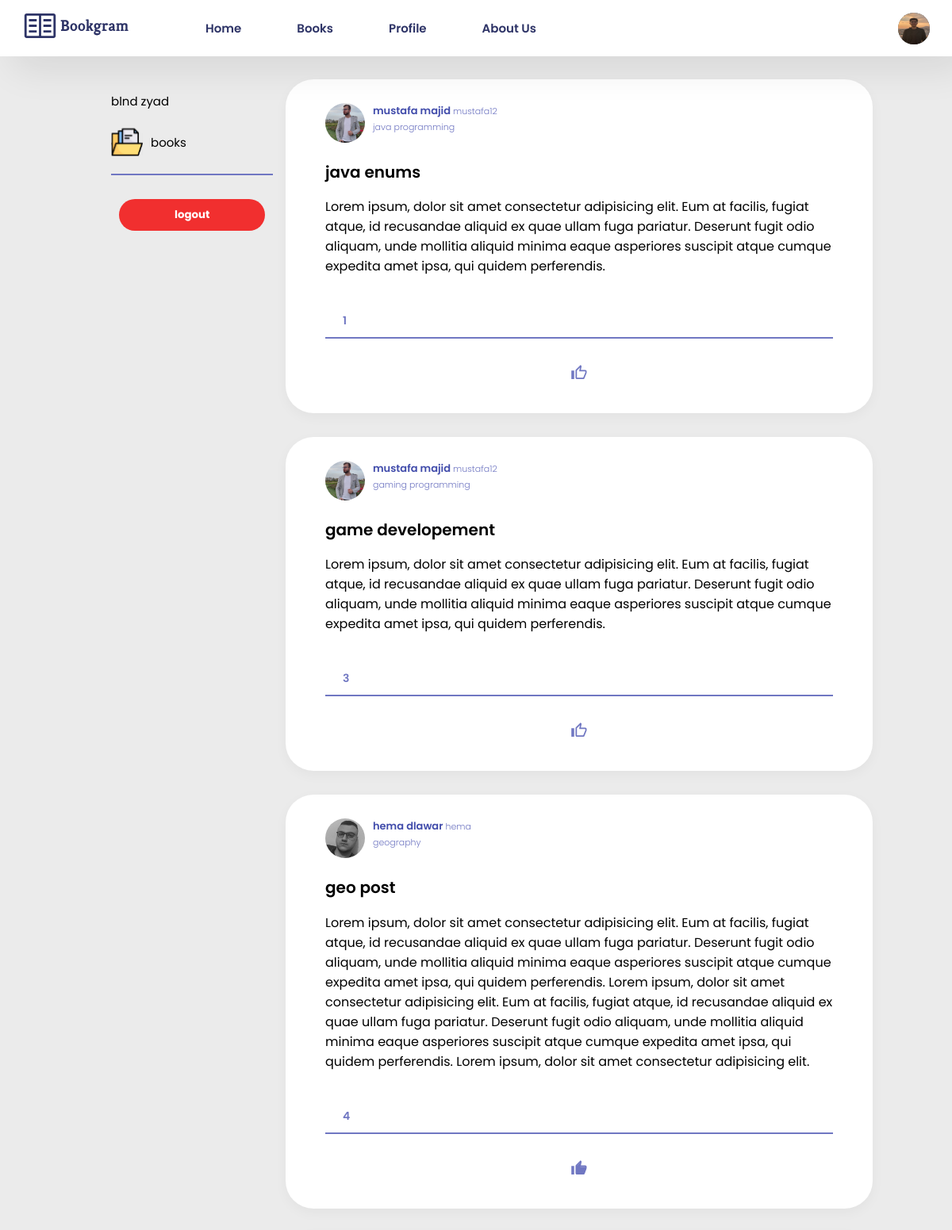
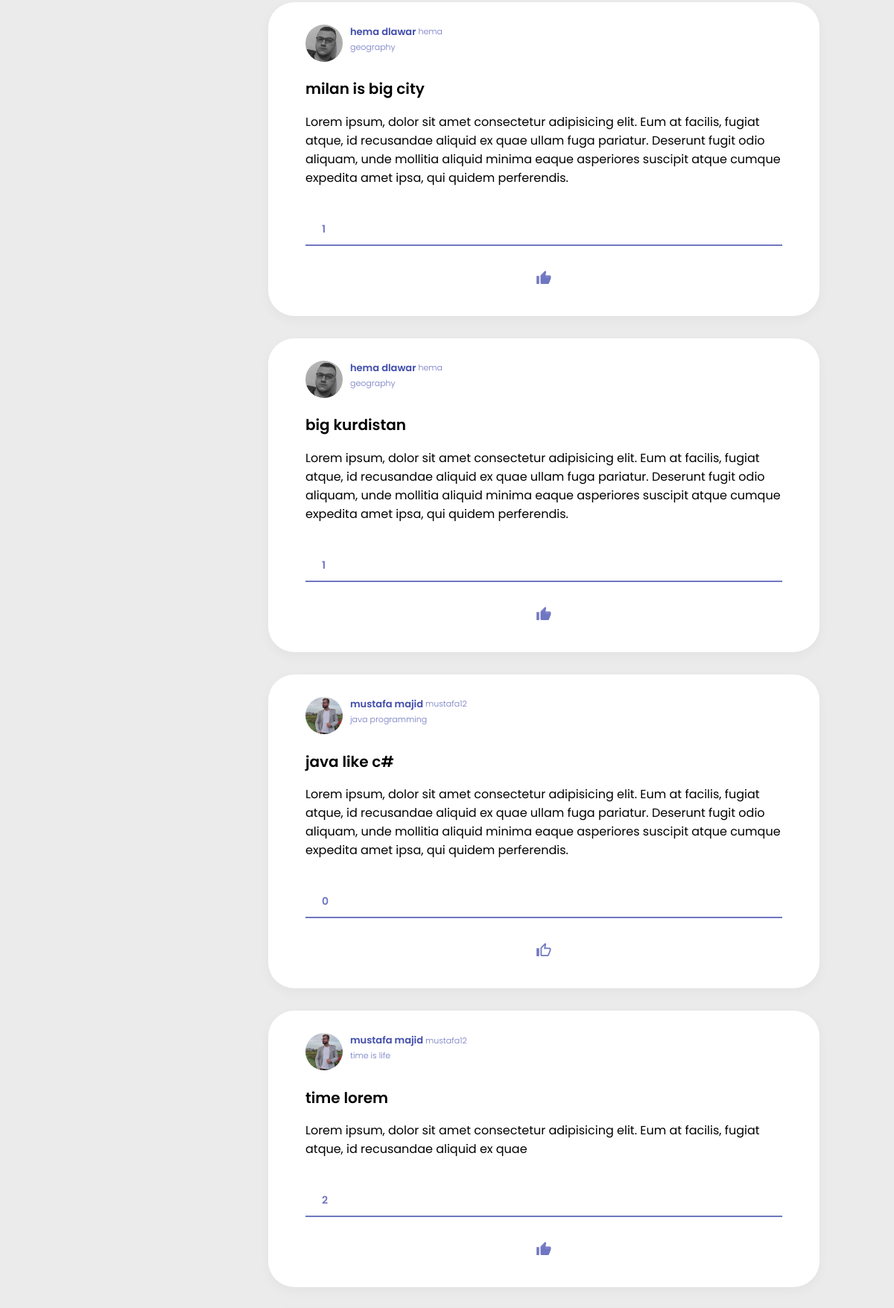
/pages/home.php (signed in, upper part), run on the app's committed database (2 pictures, top to bottom).
### tables this page shows
CREATE TABLE `posts` (
  `post_id` int(11) NOT NULL,
  `user_id` int(11) NOT NULL,
  `book_id` int(11) NOT NULL,
  `post_title` varchar(50) NOT NULL,
  `post_detail` varchar(2000) NOT NULL,
  `num_of_like` int(11) NOT NULL
);

CREATE TABLE `users` (
  `user_id` int(11) NOT NULL,
  `username` tinytext NOT NULL,
  `name` tinytext NOT NULL,
  `email` tinytext NOT NULL,
  `password` tinytext NOT NULL,
  `type` enum('writer','reader') NOT NULL,
  `profile_image` varchar(500) NOT NULL DEFAULT '../assets/addimage.svg'
);

CREATE TABLE `books` (
  `book_id` int(11) NOT NULL,
  `user_id` int(11) NOT NULL,
  `book_title` tinytext NOT NULL,
  `book_description` text NOT NULL,
  `image_path` text DEFAULT NULL,
  `num_of_posts` int(11) NOT NULL DEFAULT 0
);

### pages/home.php (the view, shortened to what this page needs)
<?php
include "../includes/navbar.php";
include '../includes/connection_to_sql.php';
if (isset($_SESSION["userdata"])) {
    $userdata = $_SESSION['userdata'];
}
$ui=$userdata['user_id'];
$sql = "SELECT u.profile_image, b.book_id, l.user_id, p.post_id, p.post_title, p.post_detail, p.num_of_like, u.username, u.name, b.book_title, l.is_liked
        FROM posts p
        JOIN users u ON u.user_id = p.user_id
        JOIN books b ON b.book_id = p.book_id
        LEFT JOIN likes l ON l.post_id = p.post_id AND l.user_id =$ui
        ORDER BY p.post_id DESC
        ";
$result = $conn->query($sql);
$data = array();
if ($result->num_rows > 0) {
    while ($row = $result->fetch_assoc()) {
        if(($row["is_liked"]==null)){
            array_push($data,array(
                'isliked'=>'../assets/like-user.svg',
                'username' => $row["username"],
                'image'=>$row['profile_image'],
                'book_id'=>$row['book_id'],
                'name' => $row['name'],
                'book-title' => $row['book_title'],
                'post-title' => $row['post_title'],
                'post-desc' => $row['post_detail'],
                'number-like' => $row['num_of_like'],
                'post_id'=>$row['post_id'],
                'number-comment' => 20
            ));
        } else{
            if($row['user_id']==$_SESSION['userdata']['user_id']&$row['is_liked']=='unlike'){
                array_push($data,array(
                    'isliked'=>'../assets/liked.svg',
                    'username' => $row["username"],
                'book_id'=>$row['book_id'],
                'image'=>$row['profile_image'],
                    'name' => $row['name'],
                    'book-title' => $row['book_title'],
                    'post-title' => $row['post_title'],
                    'post-desc' => $row['post_detail'],
                    'number-like' => $row['num_of_like'],
                    'post_id'=>$row['post_id'],
                    'number-comment' => 20
                ));
            }
        }
    }
};
?>
<!DOCTYPE html>
<html lang="en">
<head>
    <link rel="stylesheet" href="../styles/home.css?<?= time() ?>">
</head>
<body>
    <section class="container">
        <div class="side">
            <ul class="sidebar">
                <li>
                    <a href="profile.php"><?php echo $userdata['name'] ?></a>
                </li>
                <li>
                    <img class="img-sidebar" src="../assets/books.svg" alt="" srcset=""><a href="books.php">books</a>
                </li>
                <div class="hr"></div>
                <form action="home.php" method="post">
                    <input type="submit" value="logout" name="logout" class="log">
                </form>
            </ul>
        </div>
        <div class="home-feed">
            <?php
            for ($i = 0; $i < count($data); $i++) {
                echo "
                <div class='posts'>
                <div class='profile-info'>
                   <div class='info_pack'>
                    <img class=img-profile src=" . $data[$i]['image']  . " >
                    <div class=con-profile-data>
                    <div class=con-name-username>
                    <h3 class='name'>" . $data[$i]['name']  . "</h3>
                    <h4 class='username'>" . $data[$i]['username']  . "</h4>
                    </div>
                    <h4 class='username'>" . $data[$i]['book-title'] . "</h4>
                    </div>
                    </div>";
                  echo"  </div>
                    <div class='post-info'>
                    <h2 class='title'>" . $data[$i]['post-title'] . "</h2>
                    <p class='post-desc'>" . $data[$i]['post-desc'] . "</p>
                    </div>
                    <div class='reactions-info'>
                    <div class='like-num'>
                    <img class=like-reaction src=../assets/like-btn.svg >
                    " . $data[$i]['number-like'] . "</div>
                    <div class='comment-num'>" . $data[$i]['number-comment'] . " Comments</div>
                    </div>
                    <div class=hr> </div>
                    <div class='buttons'>
                    <form method='post'>
                    <input type='hidden' name='post_id' value='" . $data[$i]['post_id'] . "'>
                    <button type='submit' name='like' class='like'>
                    <img class='like-user' src='".$data[$i]['isliked']."'>
                    </button>
                    </form>
                    <div class='comment'>
                    <img class=like-user src=../assets/comment.svg >comment</div>
                    </div>
                    </div>
                    ";
                }
                ?>
        </div>
    </section>
</body>
</html>

### styles/navbar.css (style rules this page uses)
li { list-style: none !important; }

### styles/home.css (style rules this page uses)
body { margin: 0; padding: 0; box-sizing: border-box; font-family: "Poppins", sans-serif; }
form input.log { margin: 10px; padding: 10px 70px; background-color: rgb(241, 47, 47); border-radius: 45px; color: white; font-weight: bold; cursor: pointer; border: none; font-family: 'Poppins'; transition: 0.2s ease-in-out; }
.container { margin-top: 50px; display: flex; justify-content: flex-start; align-items: flex-start; padding: 50px 100px; min-height: 100vh; background-color: #ebebeb; }
.like { background-color: transparent; color: white; padding: 12px 20px; border: none; border-radius: 4px; cursor: pointer; }
.img-sidebar { width: 40px; object-fit: contain; }
li { display: flex; align-items: center; justify-content: flex-start; gap: 10px; }
a { color: black; text-decoration: none; font-size: 15px; }
.hr { background-color: #7077c2; width: 100%; height: 2px; }
.side { display: flex; width: 30%; }
.sidebar { position: fixed; display: flex; flex-direction: column; gap: 20px; }
.home-feed { display: flex; justify-content: flex-start; align-items: flex-start; gap: 30px; flex-direction: column; }
.posts { background-color: #fff; border-radius: 35px; display: flex; flex-direction: column; justify-content: flex-start; align-items: flex-start; padding: 30px 50px; max-width: 640px; min-width: 640px; min-height: 310px; box-shadow: 0 5px 16px rgba(0, 0, 0, 0.04); }
.img-profile { object-fit: cover; height: 50px; width: 50px; border-radius: 100%; }
.profile-info { display: flex; gap: 10px; align-items: center; justify-content: space-between; width: 100%; }
.profile-info .info_pack { display: flex; flex-direction: row; gap: 10px; }
.name { font-size: 13px; font-weight: 600; color: #414cab; margin: 0; padding: 0; }
.username { font-size: 11px; font-weight: 300; color: #7077c2; margin: 0; padding: 0; }
.con-profile-data { display: flex; gap: 2px; flex-direction: column; justify-content: flex-start; align-self: flex-start; }
.con-name-username { display: flex; gap: 3px; align-items: center; }
.title { font-size: 20px; font-weight: 600; padding-top: 5px; }
.post-desc { min-height: 50px; max-height: 200px; overflow-y: scroll; font-size: 16px; }
.reactions-info { display: flex; width: 100%; justify-content: space-between; padding-top: 30px; padding-bottom: 10px; color: #7077c2; font-size: 14px; font-weight: 600; }
.like-num { display: flex; justify-content: center; align-items: center; gap: 2px; color: #7077c2; font-size: 14px; font-weight: 600; }
.like-reaction { width: 20px; height: 20px; object-fit: contain; }
.buttons { display: flex; justify-content: space-around; width: 100%; padding-top: 20px; font-size: 16px; color: #7077c2; font-weight: 600; }
.like { display: flex; justify-content: flex-start; align-items: flex-start; gap: 4px; cursor: pointer; transition: all 0.2s ease-out; }
.like-user { width: 20px; height: 20px; }

### data on the page
posts: user.profile_image (picture), user.name "mustafa majid", user.username "mustafa12", book.book_title "java programming", post_title "java enums", post_detail "Lorem ipsum, dolor sit amet consectetur adipisicing elit. Eum at facilis, fugiat atque, id recusandae aliquid ex quae ullam fuga pariatur. Deserunt fugit odio aliquam, unde mollitia aliquid minima eaque asperiores suscipit atque cumque expedita amet ipsa, qui quidem perferendis.", num_of_like "1"
posts: user.profile_image (picture), user.name "mustafa majid", user.username "mustafa12", book.book_title "gaming programming", post_title "game developement", post_detail "Lorem ipsum, dolor sit amet consectetur adipisicing elit. Eum at facilis, fugiat atque, id recusandae aliquid ex quae ullam fuga pariatur. Deserunt fugit odio aliquam, unde mollitia aliquid minima eaque asperiores suscipit atque cumque expedita amet ipsa, qui quidem perferendis.", num_of_like "3"
posts: user.profile_image (picture), user.name "hema dlawar", user.username "hema", book.book_title "geography", post_title "geo post", post_detail "Lorem ipsum, dolor sit amet consectetur adipisicing elit. Eum at facilis, fugiat atque, id recusandae aliquid ex quae ullam fuga pariatur. Deserunt fugit odio aliquam, unde mollitia aliquid minima eaque asperiores suscipit atque cumque expedita amet ipsa, qui quidem perferendis. Lorem ipsum, dolor sit amet consectetur adipisicing elit. Eum at facilis, fugiat atque, id recusandae aliquid ex quae ullam fuga pariatur. Deserunt fugit odio aliquam, unde mollitia aliquid minima eaque asperiores suscipit atque cumque expedita amet ipsa, qui quidem perferendis. Lorem ipsum, dolor sit amet consectetur adipisicing elit.…", num_of_like "4"
posts: user.profile_image (picture), user.name "hema dlawar", user.username "hema", book.book_title "geography", post_title "milan is big city", post_detail "Lorem ipsum, dolor sit amet consectetur adipisicing elit. Eum at facilis, fugiat atque, id recusandae aliquid ex quae ullam fuga pariatur. Deserunt fugit odio aliquam, unde mollitia aliquid minima eaque asperiores suscipit atque cumque expedita amet ipsa, qui quidem perferendis.", num_of_like "1"
posts: user.profile_image (picture), user.name "hema dlawar", user.username "hema", book.book_title "geography", post_title "big kurdistan", post_detail "Lorem ipsum, dolor sit amet consectetur adipisicing elit. Eum at facilis, fugiat atque, id recusandae aliquid ex quae ullam fuga pariatur. Deserunt fugit odio aliquam, unde mollitia aliquid minima eaque asperiores suscipit atque cumque expedita amet ipsa, qui quidem perferendis.", num_of_like "1"
posts: user.profile_image (picture), user.name "mustafa majid", user.username "mustafa12", book.book_title "java programming", post_title "java like c#", post_detail "Lorem ipsum, dolor sit amet consectetur adipisicing elit. Eum at facilis, fugiat atque, id recusandae aliquid ex quae ullam fuga pariatur. Deserunt fugit odio aliquam, unde mollitia aliquid minima eaque asperiores suscipit atque cumque expedita amet ipsa, qui quidem perferendis.", num_of_like "0"
posts: user.profile_image (picture), user.name "mustafa majid", user.username "mustafa12", book.book_title "time is life", post_title "time lorem", post_detail "Lorem ipsum, dolor sit amet consectetur adipisicing elit. Eum at facilis, fugiat atque, id recusandae aliquid ex quae", num_of_like "2"

### other printed values
$userdata['name'] "blnd zyad"
